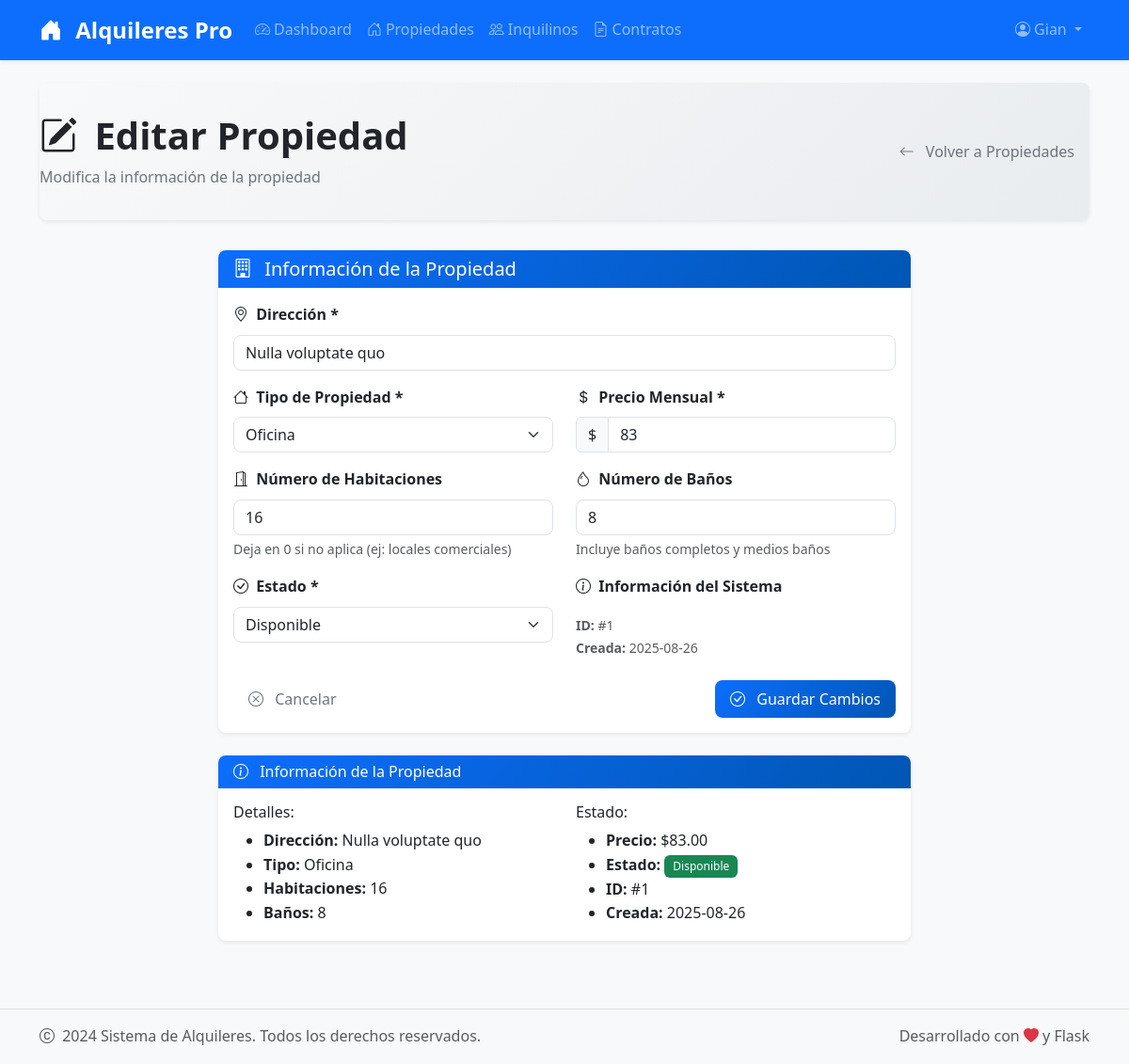
/propiedades/1/editar (signed in), run on the app's committed database.
### tables this page shows
CREATE TABLE propiedades (
            id INTEGER PRIMARY KEY AUTOINCREMENT,
            direccion TEXT NOT NULL,
            tipo TEXT NOT NULL,
            habitaciones INTEGER,
            baños INTEGER,
            precio DECIMAL(10,2),
            estado TEXT DEFAULT 'disponible',
            fecha_creacion TIMESTAMP DEFAULT CURRENT_TIMESTAMP
        , user_id INTEGER NOT NULL DEFAULT 1);

### app.py (the view, shortened to what this page needs)
@app.route('/propiedades/<int:id>/editar', methods=['GET', 'POST'])
@login_required
def editar_propiedad(id):
    conn = get_db_connection()
    propiedad = conn.execute('SELECT * FROM propiedades WHERE id = ? AND user_id = ?', (id, session['user_id'])).fetchone()
    conn.close()
    if propiedad is None:
        flash('Propiedad no encontrada', 'error')
        return redirect(url_for('propiedades'))
    return render_template('editar_propiedad.html', propiedad=propiedad)

### app.py (called while the page is built)
def get_db_connection():
    conn = sqlite3.connect(DATABASE)
    conn.row_factory = sqlite3.Row
    return conn

def login_required(f):
    @wraps(f)
    def decorated_function(*args, **kwargs):
        if 'user_id' not in session:
            flash('Debes iniciar sesión para acceder a esta página.', 'warning')
            return redirect(url_for('login'))
        return f(*args, **kwargs)
    return decorated_function

### templates/editar_propiedad.html (shortened to what this page needs)
{% extends "base.html" %}
{% block content %}
<div class="container">
    <div class="page-header">
        <div class="row align-items-center">
            <div class="col">
                <h1 class="page-title">
                    <i class="bi bi-pencil-square me-2"></i>
                    Editar Propiedad
                </h1>
                <p class="page-subtitle">Modifica la información de la propiedad</p>
            </div>
            <div class="col-auto">
                <a href="{{ url_for('propiedades') }}" class="btn btn-outline-secondary">
                    <i class="bi bi-arrow-left me-2"></i>
                    Volver a Propiedades
                </a>
            </div>
        </div>
    </div>
    <div class="row justify-content-center">
        <div class="col-lg-8">
            <div class="card">
                <div class="card-header">
                    <h5 class="mb-0">
                        <i class="bi bi-building me-2"></i>
                        Información de la Propiedad
                    </h5>
                </div>
                <div class="card-body">
                    <form method="POST" class="needs-validation" novalidate>
                        <div class="row">
                            <div class="col-md-12 mb-3">
                                <label for="direccion" class="form-label">
                                    <i class="bi bi-geo-alt me-1"></i>
                                    Dirección *
                                </label>
                                <input type="text"
                                       class="form-control"
                                       id="direccion"
                                       name="direccion"
                                       value="{{ propiedad.direccion }}"
                                       required
                                       placeholder="Ej: Av. Corrientes 1234, CABA">
                            </div>
                            <div class="col-md-6 mb-3">
                                <label for="tipo" class="form-label">
                                    <i class="bi bi-house me-1"></i>
                                    Tipo de Propiedad *
                                </label>
                                <select class="form-select" id="tipo" name="tipo" required>
                                    <option value="oficina" {{ 'selected' if propiedad.tipo == 'oficina' }}>Oficina</option>
                                </select>
                            </div>
                            <div class="col-md-6 mb-3">
                                <label for="precio" class="form-label">
                                    <i class="bi bi-currency-dollar me-1"></i>
                                    Precio Mensual *
                                </label>
                                <div class="input-group">
                                    <span class="input-group-text">$</span>
                                    <input type="number"
                                           class="form-control price-input"
                                           id="precio"
                                           name="precio"
                                           value="{{ propiedad.precio }}"
                                           step="0.01"
                                           min="0"
                                           required
                                           placeholder="0.00">
                                </div>
                            </div>
                            <div class="col-md-6 mb-3">
                                <label for="habitaciones" class="form-label">
                                    <i class="bi bi-door-open me-1"></i>
                                    Número de Habitaciones
                                </label>
                                <input type="number"
                                       class="form-control"
                                       id="habitaciones"
                                       name="habitaciones"
                                       value="{{ propiedad.habitaciones }}"
                                       min="0"
                                       max="20"
                                       placeholder="0">
                                <div class="form-text">
                                    Deja en 0 si no aplica (ej: locales comerciales)
                                </div>
                            </div>
                            <div class="col-md-6 mb-3">
                                <label for="baños" class="form-label">
                                    <i class="bi bi-droplet me-1"></i>
                                    Número de Baños
                                </label>
                                <input type="number"
                                       class="form-control"
                                       id="baños"
                                       name="baños"
                                       value="{{ propiedad.baños }}"
                                       min="0"
                                       max="10"
                                       placeholder="0">
                                <div class="form-text">
                                    Incluye baños completos y medios baños
                                </div>
                            </div>
                            <div class="col-md-6 mb-3">
                                <label for="estado" class="form-label">
                                    <i class="bi bi-check-circle me-1"></i>
                                    Estado *
                                </label>
                                <select class="form-select" id="estado" name="estado" required>
                                    <option value="disponible" {{ 'selected' if propiedad.estado == 'disponible' }}>Disponible</option>
                                </select>
                            </div>
                            <div class="col-md-6 mb-3">
                                <label class="form-label">
                                    <i class="bi bi-info-circle me-1"></i>
                                    Información del Sistema
                                </label>
                                <div class="form-control-plaintext">
                                    <small class="text-muted">
                                        <strong>ID:</strong> #{{ propiedad.id }}<br>
                                        <strong>Creada:</strong> {{ propiedad.fecha_creacion.split(' ')[0] if propiedad.fecha_creacion else 'N/A' }}
                                    </small>
                                </div>
                            </div>
                        </div>
                        <div class="d-flex justify-content-between align-items-center">
                            <div>
                                <a href="{{ url_for('propiedades') }}" class="btn btn-outline-secondary">
                                    <i class="bi bi-x-circle me-2"></i>
                                    Cancelar
                                </a>
                            </div>
                            <div>
                                <button type="submit" class="btn btn-primary">
                                    <i class="bi bi-check-circle me-2"></i>
                                    Guardar Cambios
                                </button>
                            </div>
                        </div>
                    </form>
                </div>
            </div>
            <div class="card mt-4">
                <div class="card-header">
                    <h6 class="mb-0">
                        <i class="bi bi-info-circle me-2"></i>
                        Información de la Propiedad
                    </h6>
                </div>
                <div class="card-body">
                    <div class="row">
                        <div class="col-md-6">
                            <h6>Detalles:</h6>
                            <ul class="mb-0">
                                <li><strong>Dirección:</strong> {{ propiedad.direccion }}</li>
                                <li><strong>Tipo:</strong> {{ propiedad.tipo.title() }}</li>
                                <li><strong>Habitaciones:</strong> {{ propiedad.habitaciones }}</li>
                                <li><strong>Baños:</strong> {{ propiedad.baños }}</li>
                            </ul>
                        </div>
                        <div class="col-md-6">
                            <h6>Estado:</h6>
                            <ul class="mb-0">
                                <li><strong>Precio:</strong> ${{ "%.2f"|format(propiedad.precio) }}</li>
                                <li><strong>Estado:</strong>
                                    <span class="badge bg-{{ 'success' if propiedad.estado == 'disponible' else 'warning' if propiedad.estado == 'alquilada' else 'danger' }}">
                                        {{ propiedad.estado.title() }}
                                    </span>
                                </li>
                                <li><strong>ID:</strong> #{{ propiedad.id }}</li>
                                <li><strong>Creada:</strong> {{ propiedad.fecha_creacion.split(' ')[0] if propiedad.fecha_creacion else 'N/A' }}</li>
                            </ul>
                        </div>
                    </div>
                </div>
            </div>
        </div>
    </div>
</div>
{% endblock %}

### static/css/style.css (style rules this page uses)
:root { --primary-color: #0d6efd; --secondary-color: #6c757d; --success-color: #198754; --danger-color: #dc3545; --warning-color: #ffc107; --info-color: #0dcaf0; --light-color: #f8f9fa; --dark-color: #212529; --border-radius: 0.5rem; --box-shadow: 0 0.125rem 0.25rem rgba(0, 0, 0, 0.075); --transition: all 0.3s ease; }
body { font-family: 'Segoe UI', Tahoma, Geneva, Verdana, sans-serif; background-color: #f8f9fa; line-height: 1.6; }
.card { border: none; border-radius: var(--border-radius); box-shadow: var(--box-shadow); transition: var(--transition); overflow: hidden; }
.card-header { background: linear-gradient(135deg, var(--primary-color), #0056b3); color: white; border: none; font-weight: 600; }
.btn { border-radius: var(--border-radius); font-weight: 500; transition: var(--transition); border: none; padding: 0.5rem 1rem; }
.btn-primary { background: linear-gradient(135deg, var(--primary-color), #0056b3); border: none; }
.form-control, .form-select { border-radius: var(--border-radius); border: 1px solid #dee2e6; transition: var(--transition); }
.form-label { font-weight: 600; color: var(--dark-color); margin-bottom: 0.5rem; }
.badge { border-radius: 0.375rem; font-weight: 500; padding: 0.5em 0.75em; }
.page-header { background: linear-gradient(135deg, #f8f9fa, #e9ecef); padding: 2rem 0; margin-bottom: 2rem; border-radius: var(--border-radius); box-shadow: var(--box-shadow); }
.page-title { color: var(--dark-color); font-weight: 700; margin: 0; }
.page-subtitle { color: var(--secondary-color); margin: 0.5rem 0 0 0; }

### data on the page
propiedades: direccion "Nulla voluptate quo", precio "83", habitaciones "16", baños "8", id "1", fecha_creacion "2025-08-26", tipo "Oficina", precio "83.00", estado "Disponible"

### other printed values
{{ session.nombre }} "Gian"
